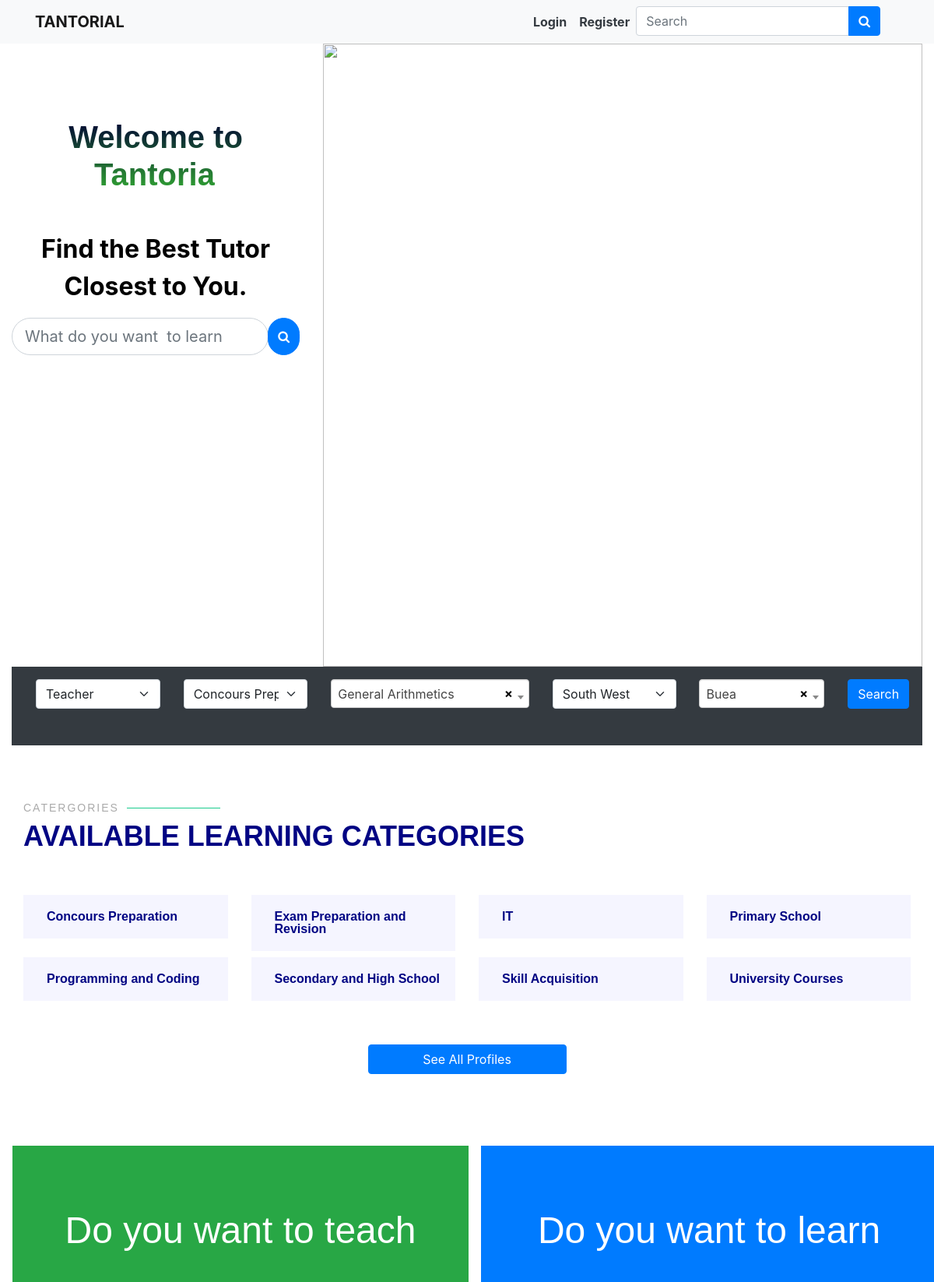
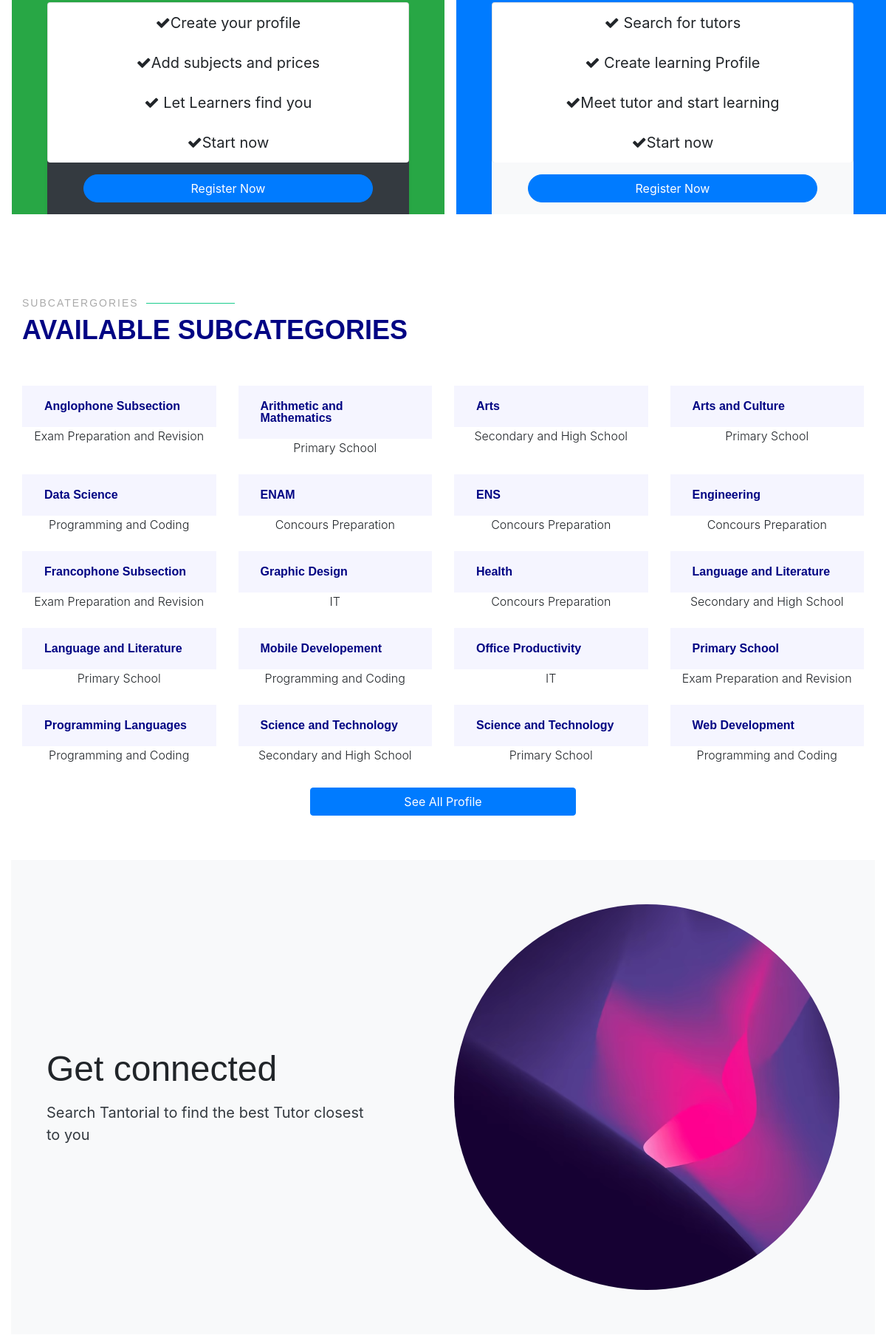
The page / (upper part) on the database its author committed (2 pictures, top to bottom).
### category/models.py (models this page shows, shortened)
class Category(models.Model):
    name = models.CharField(max_length=40)
    slug = AutoSlugField(populate_from='name')
    image = models.ImageField(upload_to='category_image', default='default.png')
    date_created = models.DateTimeField(auto_now_add = True)
    class Meta:
        ordering = ['id']
    def __str__(self):
        return str(self.name)

class SubCategory(models.Model):
    category = models.ForeignKey(Category, on_delete=models.CASCADE)
    name = models.CharField(max_length=50)
    slug = AutoSlugField(populate_from='name')
    image = models.ImageField(upload_to='subcategory_image', default='default.png')
    date_created = models.DateTimeField(auto_now_add=True)
    def __str__(self):
        return str(self.name)

### mainapp/views.py (the view)
# urls.py: path('', IndexView.as_view(), name='index'),
class IndexView(TemplateView):
    template_name = 'main/index.html'
    def get_context_data(self, **kwargs):
        context = super().get_context_data(**kwargs)
        country = Country.objects.all()
        pro = ProfilePersonal.objects.all()
        pro_info = ProfileInfo.objects.all()
        category = Category.objects.all()
        context['category'] = category
        context['pro'] = pro
        context['pro_info'] = pro_info
        return context

### category/category_processor.py (called while the page is built)
def category_list(request):
    suggested = []
    tutor = ProfilePersonal.objects.filter(account_type="tutor")
    profil = ProfilePersonal.objects.all()
    print('erjejr')
    print(tutor)
    if request.user.is_authenticated:
        if request.user.profilepersonal in tutor:
            suggested = ProfilePersonal.objects.filter(account_type="student")
    else:
        suggested = ProfilePersonal.objects.filter(account_type="student")
    return {
        'all_cat': Category.objects.all().order_by('name'),
        'all_subcat': SubCategory.objects.select_related('category').all().order_by('name'),
        'all_sub': Subject.objects.select_related('subcategory').all().order_by('subcategory'),
        'review' : Review.objects.all(),
        'tutors': tutor,
        'suggested': suggested
    }

### category/models.py (called while the page is built)
    def __str__(self):
        return self.name

### dani/dani_processor.py (called while the page is built)
def carousel_slide(request):
    return {
        'carousel' : Carousel.objects.all(),
        'subject_res' : Subject.objects.all(),
        'suggested': ProfilePersonal.objects.filter(paid=True)
     }

### location/location_processor.py (called while the page is built)
def location_renderer(request):
    messags = []
    if request.user.is_authenticated:
        messags = Message.objects.filter(
            receiver_user=request.user).filter(is_read=False)
        notification = OnlineLesson.objects.filter(
            teacher=request.user).filter(is_seen=False)
    else:
        notification = ''
    return {
        'country': Country.objects.all(),
        'region': Region.objects.all(),
        'towns': Town.objects.all(),
        'quater': Quater.objects.all(),
        'about': About.objects.get(id=1),
        'privacy': Privacy.objects.get(id=1),
        'team': OurTeam.objects.all(),
        'how':  HowToUse.objects.all(),
        'messags': messags,
        'notification': notification,
    }
    print(messags)

### location/models.py (called while the page is built)
    def __str__(self):
        return self.name

### mainapp/models.py (called while the page is built)
    def __str__(self):
        return self.user.username + " profile"

### templates/main/index.html (shortened to what this page needs)
{% extends "base.html" %}
{% load cache %}
{% load i18n %}
{% load mathfilters %}
{% load static %}
{% block carousel %}
<div class="container-fluid">
    <div class="row">
        <div class="col-md-4 col-sm-12 mt-md-5">
            <h1 class="fs-sm-3 fs-md-2 mb-sm-0 mb-lg-5 fw-bold">
                <p class="typewrite mb-auto  fw-bold text-center mt-auto mt-md-5 bg-dark" data-period="2000"
                    data-type='[ "Welcome to Tantorial", "Find your Perfect Tutor", "Get Connected to Students"]' style="
                                background: -webkit-linear-gradient(#003, #3a3);
                                -webkit-background-clip: text;
                                -webkit-text-fill-color: transparent;">
                </p>
            </h1>
            <p class="fs-2 fw-bold mt-0 text-center text-black" style="font-size: 72px;">
                Find the Best Tutor Closest to You.
            </p>
            <div class="row justify-content-sm-center mb-lg-0">
                <div class="col col-sm-12 col-md-12">
                    <form action="{% url 'dantorial:allsearch' %}">
                        <div class="input-group mt-auto">
                            <input class="form-control form-control-lg form-control-borderless" type="text"
                                placeholder="What do you want  to learn" aria-label="Enter search term..."
                                aria-describedby="button-search" name='keywords' style="border-radius:40px;">
                            <button class="btn btn-primary" id="button-search" type="submit"
                                style="border-radius:40px;">
                                <i class='fa fa-search'></i>
                            </button>
                        </div>
                    </form>
                </div>
            </div>
        </div>
        <div class="col-md-8 col-sm-12">
            <img class="bd-placeholder-img" src="{% static 'bg.png' %}" alt="" style="
            max-height: 100vh;
            max-width: 100%;
            height:100vh;
            width: 100%;
            display: block;
            " />
        </div>
    </div>
</div>
{% endblock carousel %}
{% block content %}
<div class="container-fluid">
    <form action="{% url 'dantorial:search' %}" class="mx-auto text-dark bg-dark rounded-5 mt-auto">
        <div class="row align-items-md-stretch mx-0 p-3">
            <div class="col-sm-3 col-lg-2 col-12">
                <div class="input-group mb-3">
                    <select name='typ' class="form-select" id="inputGroupSelect02">
                        <option value="tutor" selected>Teacher</option>
                    </select>
                </div>
            </div>
            <div class="col-sm-5 col-lg-2">
                <div class="input-group mb-3">
                    <select name='category' class="form-select select-picker" id="inputGroupSelect02"
                        data-live-search="true" data-placeholder="Select an option" data-allow-clear="true">
                        {% for cat in all_cat %}
                        <option value="{{cat.id}}">{{ cat.name }}</option>
                        {% endfor %}
                    </select>
                </div>
            </div>
            <div class="col-sm-4 col-xs-12 col-lg-3 padding-minimum">
            </div>
            <div class="col-sm-3 col-lg-2 ">
                <div class="input-group mb-3">
                    <select name='region' class="form-select select-picker" id="inputGroupSelect02"
                        data-live-search="true">
                        {% for reg in region %}
                        <option value="{{reg.id}}">{{ reg.name }}</option>
                        {% endfor %}
                    </select>
                </div>
            </div>
            <div class="col-sm-5 col-lg-2">
                <div class="input-group mb-sm-3">
                </div>
            </div>
            <div class="col-sm-3 col-lg-1 d-md-block gap-5">
                <button class="btn btn-primary" type="submit">Search</button>
            </div>
        </div>
    </form>
</div>
<div class="col-lg-12 mt-3">
        <section id="features" class="features">
            <div class="container-fluid" id='category'>
                <div class="section-title" data-aos="fade-up">
                    <h2>Catergories</h2>
                    <p>Available Learning Categories</p>
                </div>
                 <div class="section-title" data-aos="fade-up">
                <div class="row" data-aos="fade-left">
                    {% for cat in all_cat %}
                    <div class="col-lg-3 col-md-4 mt-2">
                        <div class="icon-box" data-aos="zoom-in" data-aos-delay="50">
                            <h3><a href="{% url 'dantorial:category' cat.slug %}">{{ cat }}</a></h3>
                        </div>
                    </div>
                    {% endfor %}
                </div>
            </div>
            <div class="d-grid gap-2 col-sm-6 col-lg-3 mx-auto mt-3">
                <a href="{% url 'dantorial:allcategory' %}" class="btn btn-primary">See All Profiles</a>
            </div>
        </section>
    <div class="row mb-4 mt-3">
        <div class="d-lg-flex flex-md-equal w-100 my-md-3 ps-md-3 mb-3">
            <div
                class="col-lg-6 col-md-12 col-sm-12 bg-success me-md-3 pt-3 px-3 pt-md-5 px-md-5 text-center text-white overflow-hidden mb-3">
                <div class="my-3 py-3">
                    <h2 class="display-5 text-center">Do you want to teach</h2>
                </div>
                <div class="bg-dark shadow-sm" style="width: 100%; height: auto; border-radius: 21px 21px 0 0;">
                    <ul class="list-group mb-auto">
                        <li class="list-group-item border-bottom-0 text-center fw-dark fs-5">
                            <i class='fa fa-check'></i>Create your profile
                        </li>
                        <li class="list-group-item border-bottom-0 text-center fw-dark fs-5">
                            <i class='fa fa-check'></i>Add subjects and prices
                        </li>
                        <li class="list-group-item border-bottom-0 text-center fw-dark fs-5">
                            <i class='fa fa-check'></i>
                            Let Learners find you
                        </li>
                        <li class="list-group-item border-bottom-0 text-center fw-dark fs-5">
                            <i class='fa fa-check'></i>Start now
                        </li>
                    </ul>
                    <a href="{% url 'account_signup' %}" class='btn btn-primary mt-3 mb-3'
                        style="border-radius:20px; width:80%">Register Now</a>
                </div>
            </div>
            <div
                class="col-lg-6 col-md-12 col-sm-12 bg-primary me-md-3 pt-3 px-3 pt-md-5 px-md-5 text-center text-white overflow-hidden mb-3">
                <div class="my-3 py-3">
                    <h2 class="display-5 text-center">Do you want to learn</h2>
                </div>
                <div class="bg-light shadow-sm mx-auto"
                    style="width: 100%; height: auto; border-radius: 21px 21px 0 0;">
                    <ul class="list-group mb-auto">
                        <li class="list-group-item border-bottom-0 text-center fw-dark fs-5">
                            <i class='fa fa-check'></i>
                            Search for tutors
                        </li>
                        <li class="list-group-item border-bottom-0 text-center fw-dark fs-5">
                            <i class='fa fa-check'></i>
                            Create learning Profile
                        </li>
                        <li class="list-group-item border-bottom-0 text-center fw-dark fs-5">
                            <i class='fa fa-check'></i>Meet tutor and start learning
                        </li>
                        <li class="list-group-item border-bottom-0 text-center fw-dark fs-5">
                            <i class='fa fa-check'></i>Start now
                        </li>
                    </ul>
                    <a href="{% url 'account_signup' %}" class='btn btn-primary mt-3 mb-3'
                        style="border-radius:20px; width:80%">Register Now</a>
                </div>
            </div>
        </div>
    </div>
    <section id="features" class="features">
        <div class="container-fluid" id='subcategory'>
            <div class="section-title" data-aos="fade-up">
                <h2>SUbcatergories</h2>
                <p>Available SubCategories</p>
            </div>
            <div class="row" data-aos="fade-left">
                {% for subcat in all_subcat %}
                <div class="col-lg-3 col-md-4 mt-2">
                    <div class="icon-box" data-aos="zoom-in" data-aos-delay="50">
                        <h3><a href="{% url 'dantorial:subcategory' subcat.category.slug subcat.id %}">{{ subcat }}</a>
                        </h3>
                    </div>
                    <p class='text-mute text-center fw-light' data-aos="zoom-in" data-aos-delay="50">
                        {{subcat.category.name}}
                    </p>
                </div>
                {% endfor %}
            </div>
        </div>
        <div class="d-grid gap-2 col-sm-6 col-lg-4 mx-auto mt-3">
            <a href="{% url 'dantorial:allsubcategory' %}" class="btn btn-primary">See All Profile</a>
        </div>
    </section>
    <section class="bg-light mb-5">
        <div class="container-fluid px-5">
            <div class="row gx-5 align-items-center justify-content-center justify-content-lg-between">
                <div class="col-12 col-lg-5">
                    <h2 class="display-5 lh-5 mb-3">Get connected</h2>
                    <p class="lead fw-normal text-dark mb-4 mb-lg-0">
                        Search Tantorial to find the best Tutor closest to you
                    </p>
                </div>
                <div class="col-sm-12 col-md-6">
                    <div class="px-sm-0"><img class="img-fluid rounded-circle" src="{% static 'sideimage.avif' %}"
                            alt="..." /></div>
                </div>
            </div>
        </div>
    </section>
</div>
</div>
{% endblock content %}

### static/main.css (style rules this page uses)
body { min-height: 100vh; margin: 0; display: grid; grid-template-rows: auto 1fr auto; }
body { margin-top:20px; background:#eee; }
section { padding: 60px 0; overflow: hidden; }
.section-title { padding-bottom: 40px; }
.section-title h2 { font-size: 14px; font-weight: 500; padding: 0; line-height: 1px; margin: 0 0 5px 0; letter-spacing: 2px; text-transform: uppercase; color: #aaaaaa; font-family: "Poppins", sans-serif; }
.section-title h2::after { content: ""; width: 120px; height: 1px; display: inline-block; background: #1acc8d; margin: 4px 10px; }
.section-title p { margin: 0; margin: 0; font-size: 36px; font-weight: 700; text-transform: uppercase; font-family: "Poppins", sans-serif; color: #010483; }
.features .icon-box { display: flex; align-items: center; padding: 20px; background: #f5f5ff; transition: ease-in-out 0.3s; }
.features .icon-box h3 { font-weight: 700; margin: 0; padding: 0; line-height: 1; font-size: 16px; }
.features .icon-box h3 a { color: #010483; transition: ease-in-out 0.3s; }

### static/assets/css/styles.css (style rules this page uses)
body { font-family: "Open Sans", sans-serif; color: #444444; }
a { color: #1acc8d; text-decoration: none; }
h1, h2, h3, h4, h5, h6 { font-family: "Montserrat", sans-serif; }
section { padding: 60px 0; overflow: hidden; }
.features .icon-box { display: flex; align-items: center; padding: 20px; background: #f5f5ff; transition: ease-in-out 0.3s; }
.features .icon-box h3 { font-weight: 700; margin: 0; padding: 0; line-height: 1; font-size: 16px; }
.features .icon-box h3 a { color: #010483; transition: ease-in-out 0.3s; }

### templates/base.html (style rules this page uses)
section { padding: 60px 0; overflow: hidden; }
.section-title { padding-bottom: 40px; }
.section-title h2 { font-size: 14px; font-weight: 500; padding: 0; line-height: 1px; margin: 0 0 5px 0; letter-spacing: 2px; text-transform: uppercase; color: #aaaaaa; font-family: "Poppins", sans-serif; }
.section-title h2::after { content: ""; width: 120px; height: 1px; display: inline-block; background: #1acc8d; margin: 4px 10px; }
.section-title p { margin: 0; margin: 0; font-size: 36px; font-weight: 700; text-transform: uppercase; font-family: "Poppins", sans-serif; color: #010483; }
.features .icon-box { display: flex; align-items: center; padding: 20px; background: #f5f5ff; transition: ease-in-out 0.3s; }
.features .icon-box h3 { font-weight: 700; margin: 0; padding: 0; line-height: 1; font-size: 16px; }
.features .icon-box h3 a { color: #010483; transition: ease-in-out 0.3s; }

### rows shown on the page
Category: name "Concours Preparation"
Category: name "Exam Preparation and Revision"
Category: name "IT"
Category: name "Primary School"
Category: name "Programming and Coding"
Category: name "Secondary and High School"
Category: name "Skill Acquisition"
Category: name "University Courses"
SubCategory: name "Anglophone Subsection", category.name "Exam Preparation and Revision"
SubCategory: name "Arithmetic and Mathematics", category.name "Primary School"
SubCategory: name "Arts", category.name "Secondary and High School"
SubCategory: name "Arts and Culture", category.name "Primary School"
SubCategory: name "Data Science", category.name "Programming and Coding"
SubCategory: name "ENAM", category.name "Concours Preparation"
SubCategory: name "ENS", category.name "Concours Preparation"
SubCategory: name "Engineering", category.name "Concours Preparation"
SubCategory: name "Francophone Subsection", category.name "Exam Preparation and Revision"
SubCategory: name "Graphic Design", category.name "IT"
SubCategory: name "Health", category.name "Concours Preparation"
SubCategory: name "Language and Literature", category.name "Secondary and High School"
SubCategory: name "Language and Literature", category.name "Primary School"
SubCategory: name "Mobile Developement", category.name "Programming and Coding"
SubCategory: name "Office Productivity", category.name "IT"
SubCategory: name "Primary School", category.name "Exam Preparation and Revision"
SubCategory: name "Programming Languages", category.name "Programming and Coding"
SubCategory: name "Science and Technology", category.name "Secondary and High School"
SubCategory: name "Science and Technology", category.name "Primary School"
SubCategory: name "Web Development", category.name "Programming and Coding"

### other values the page prints
form field category "Concours Preparation"
form field region "South West"
